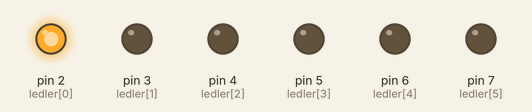
Bench run of a sketch on a simulated Arduino Uno, built with avr-gcc and run on an emulated ATmega328P. Shown: output pins drawn as LEDs (lit = HIGH).

Above: at 0.5 s.
At 3.5 s:
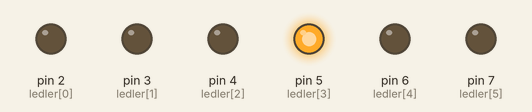
At 4.5 s:
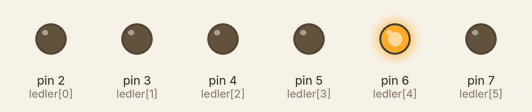
At 6.0 s:
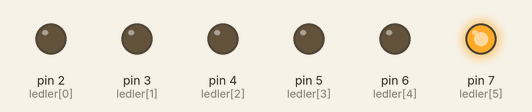
At 10.5 s:
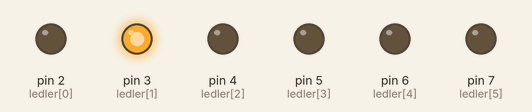
At 14.5 s:
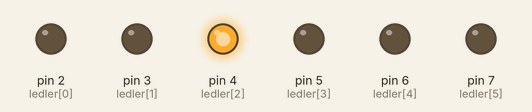
Timing chart, 0 to 15.6 s (numbered marks = the images above):
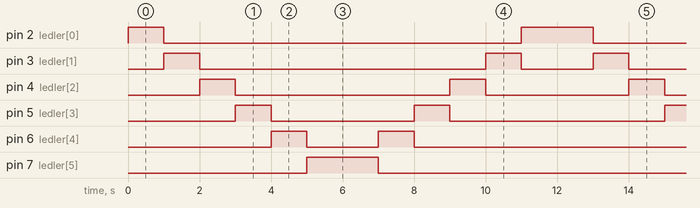

Measured:
- by itself, pin 2 (ledler[0]): repeats every 12.0 s: LOW 10.0 s, HIGH 2.0 s
- by itself, pin 3 (ledler[1]): repeats every 12.0 s: LOW 8.0 s, HIGH 1.0 s, LOW 2.0 s, HIGH 1.0 s
- by itself, pin 4 (ledler[2]): repeats every 12.0 s: LOW 6.0 s, HIGH 1.0 s, LOW 4.0 s, HIGH 1.0 s
- by itself, pin 5 (ledler[3]): repeats every 12.0 s: LOW 4.0 s, HIGH 1.0 s, LOW 6.0 s, HIGH 1.0 s
- by itself, pin 6 (ledler[4]): repeats every 12.0 s: LOW 2.0 s, HIGH 1.0 s, LOW 8.0 s, HIGH 1.0 s
- by itself, pin 7 (ledler[5]): alternates HIGH for 2.0 s and LOW for 10.0 s

The sketch:

kara_im_ek.ino
```cpp
int ledler[] = {2,3,4,5,6,7};

void setup() {

  for(int i=0; i<6; i++){

  pinMode(ledler[i], OUTPUT);

  }

}

void loop() {

  for(int i=0; i<6; i++){
    digitalWrite(ledler[i], HIGH);
    delay(1000);
    digitalWrite(ledler[i], LOW);
  }

  for(int j=5; j>-1; j--){
    digitalWrite(ledler[j], HIGH);
    delay(1000);
    digitalWrite(ledler[j], LOW);
  }

}
```
